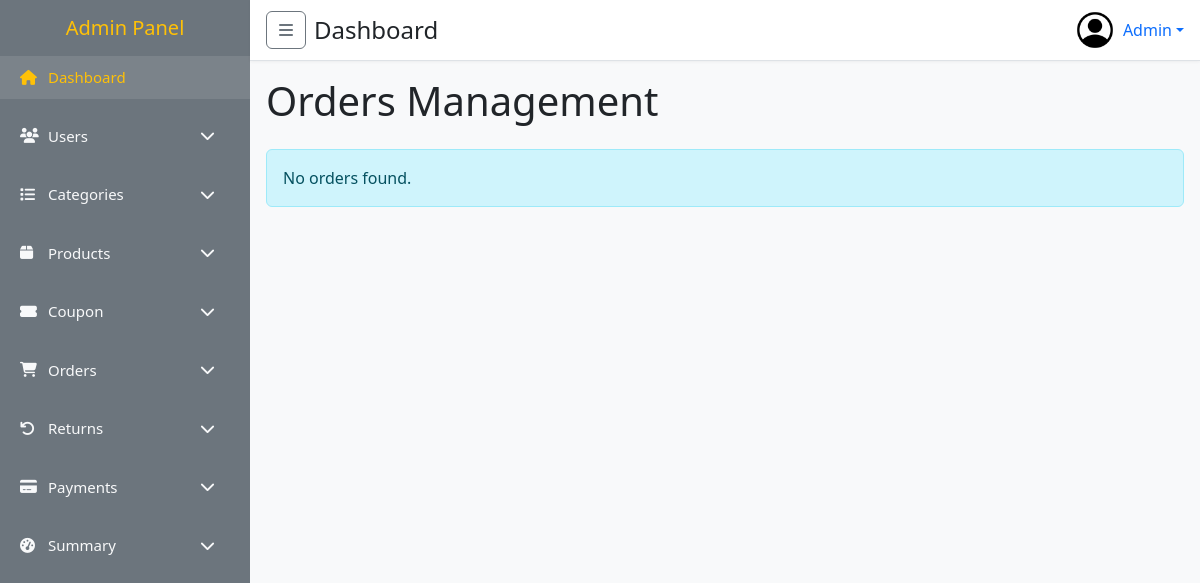
The page /admin/view_order.php (signed in) on the database as committed earlier.
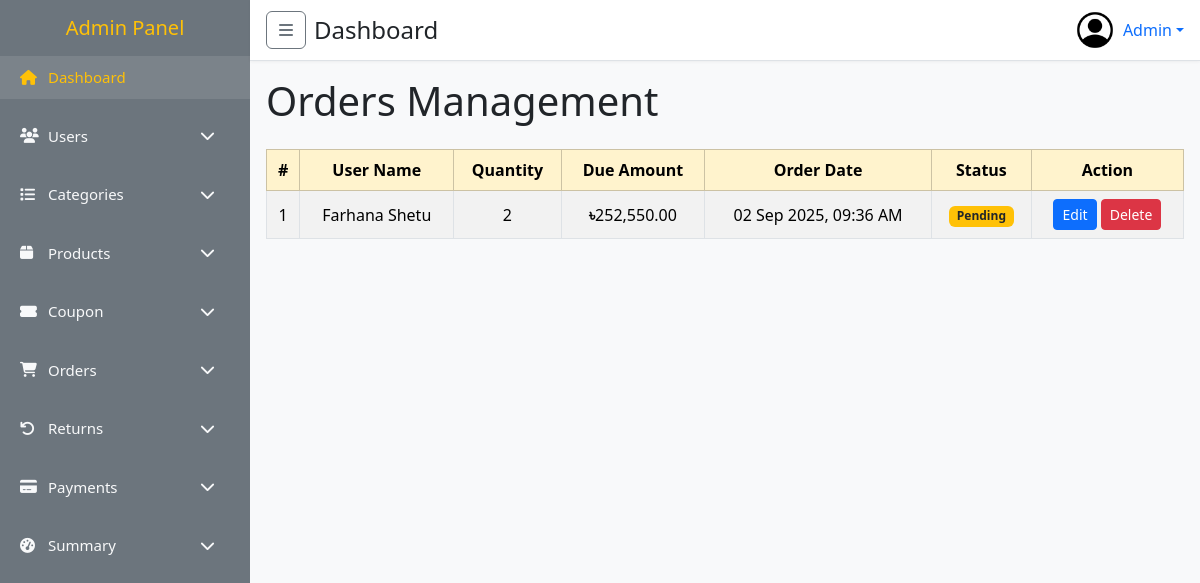
The same page on the database as committed later.
### tables this page shows
CREATE TABLE `orders` (
  `id` int(11) NOT NULL,
  `user_id` int(11) DEFAULT NULL,
  `due_amount` decimal(10,2) DEFAULT NULL,
  `invoice_no` varchar(20) DEFAULT NULL,
  `qty` int(11) DEFAULT NULL,
  `order_date` datetime DEFAULT NULL,
  `order_status` enum('Pending','Completed','Cancelling') DEFAULT 'Pending'
);

### admin/view_order.php (the view, shortened to what this page needs)
<?php
require "../config/db.php";
require "inc/he.php";
require "inc/sidebar.php";
require "inc/nav.php";
?>
<main class="p-3">
    <h1 class="mb-4">Orders Management</h1>
    <?php
    $query = "
        SELECT
            o.id AS order_id,
            o.invoice_no,
            o.order_date,
            o.due_amount,
            o.qty,
            o.order_status,
            CONCAT(u.first_name, ' ', u.last_name) AS user_name
        FROM orders o
        LEFT JOIN users u ON u.id = o.user_id
        ORDER BY o.order_date DESC
    ";
    $result = mysqli_query($con, $query);
    ?>
    <?php if (mysqli_num_rows($result) > 0): ?>
        <div class="table-responsive">
            <table class="table table-striped table-bordered align-middle text-center">
                <thead class="table-warning">
                    <tr>
                        <th>#</th>
                        <th>User Name</th>
                        <th>Quantity</th>
                        <th>Due Amount</th>
                        <th>Order Date</th>
                        <th>Status</th>
                        <th>Action</th>
                    </tr>
                </thead>
                <tbody>
                    <?php $count = 1; ?>
                    <?php while ($order = mysqli_fetch_assoc($result)): ?>
                        <tr>
                            <td><?= $count++; ?></td>
                            <td><?= htmlspecialchars($order['user_name']); ?></td>
                            <td><?= $order['qty']; ?></td>
                            <td><b>৳</b><?= number_format($order['due_amount'], 2); ?></td>
                            <td><?= date("d M Y, h:i A", strtotime($order['order_date'])); ?></td>
                            <td>
                                <?php
                                $status = $order['order_status'];
                                if ($status == 'Pending') echo "<span class='badge bg-warning text-dark'>Pending</span>";
                                elseif ($status == 'Completed') echo "<span class='badge bg-success'>Completed</span>";
                                else echo "<span class='badge bg-danger'>Cancelled</span>";
                                ?>
                            </td>
                            <td>
                                <a href="edit_order.php?id=<?= $order['order_id'] ?>" class="btn btn-sm btn-primary">Edit</a>
                                <a href="delete_order.php?id=<?= $order['order_id'] ?>" class="btn btn-sm btn-danger" onclick="return confirm('Are you sure you want to delete this order?');">Delete</a>
                            </td>
                        </tr>
                    <?php endwhile; ?>
                </tbody>
            </table>
        </div>
    <?php else: ?>
        <div class="alert alert-info">No orders found.</div>
    <?php endif; ?>
</main>
<?php require "inc/footer.php"; ?>

Rows that differ between the two databases and show on the page:
added orders: user_name "Farhana Shetu", qty "2", due_amount "252,550.00", order_date "02 Sep 2025, 09:36 AM", order_status "Pending"
Other text that changed with them:
text no longer shown: "No orders found."
text now shown: "# User Name Quantity Due Amount Order Date Status Action"
